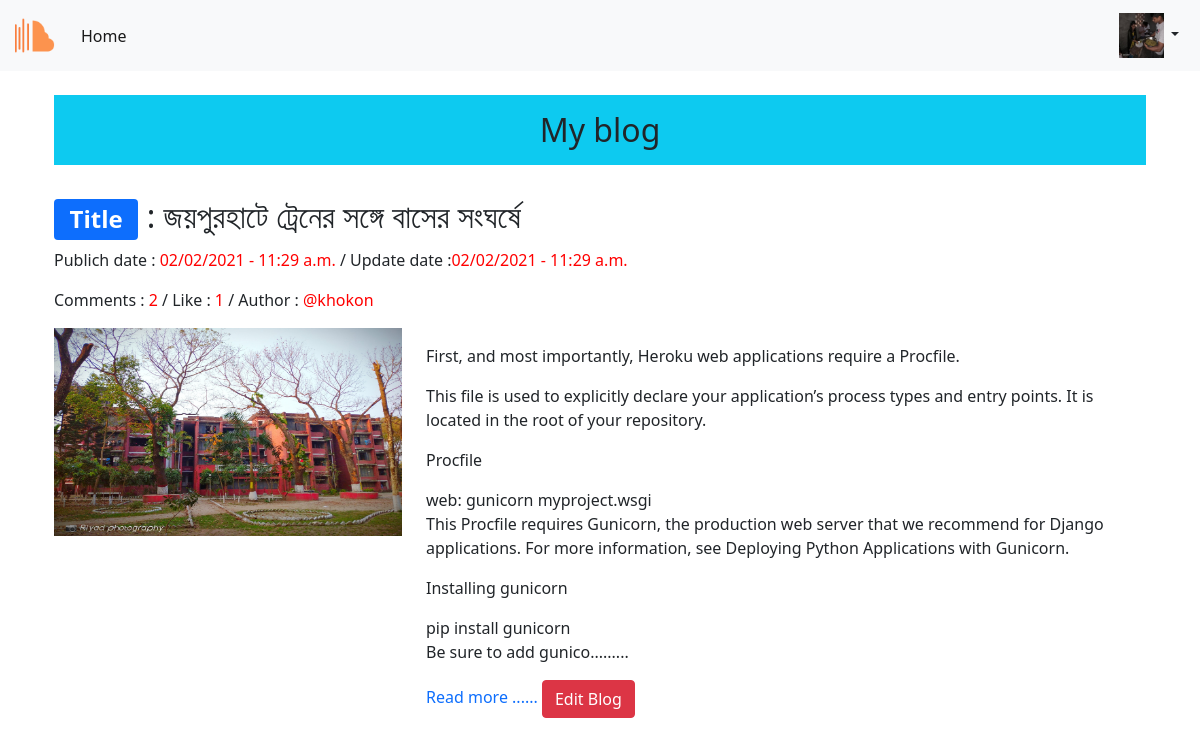
The app's page /post/MyBlogs (signed in) with its own data.
### App_login/models.py (models this page shows)
class UserProfile (models.Model):
    user = models.OneToOneField(User, related_name='user_profile', on_delete=models.CASCADE)
    profile_pic = models.ImageField(upload_to='profile_images')

### App_post/models.py (models this page shows, shortened)
class Blog(models.Model):
    author = models.ForeignKey(User,on_delete=models.CASCADE,related_name='blog_author')
    blog_title = models.CharField(verbose_name='Blog Title', max_length=264)
    blog = models.TextField(verbose_name='Put your mind',)
    blog_img = models.ImageField(upload_to='post_images',verbose_name='Blog Image')
    slug = models.SlugField(max_length=100,unique=True)
    publich_date = models.DateTimeField(auto_now_add=True)
    update_date = models.DateTimeField(auto_now=True)
    class Meta:
        ordering =['-publich_date',]

### App_post/views.py (the view)
# urls.py: path('MyBlogs', views.MyBlogs.as_view(), name='MyBlogs'),
class MyBlogs(LoginRequiredMixin,TemplateView):
    template_name = 'App_post/myblog.html'

### App_post/templatetags/custom_filters.py (called while the page is built)
def range_filter(value):
    return value[0:500]+'.........'

### App_post/templates/App_post/myblog.html
{% extends "base.html" %}{% load custom_filters %}{% block body_block %}
<div class="container p-4">
    <h2 class=" bg-info p-3 "  style="text-align: center;">My blog </h2>
    {% for blog in user.blog_author.all  %}
    <br>
    <h2><span class="badge bg-primary">Title</span> : {{blog.blog_title}}</h2>
    <p>
        Publich date : <span class="time_date">{{blog.publich_date|date:"SHORT_DATE_FORMAT"}} -
            {{blog.publich_date|date:"h:i a"}}</span>
        / Update date
        :<span class="time_date">{{blog.update_date|date:"SHORT_DATE_FORMAT"}} -
            {{blog.update_date|date:"h:i a"}}</span>
    </p>
    <p>
        {% if blog.blog_comment.count == 0 %}
        Comment : <span class="time_date">{{blog.blog_comment.count}}</span>
        {% elif blog.blog_comment.count == 1 %}
        Comment : <span class="time_date">{{blog.blog_comment.count}}</span>
        {% else %}
        Comments : <span class="time_date">{{blog.blog_comment.count}}</span>
        {% endif %}
        / {% if blog.blog_like.count == 0 %}
        Like : <span class="time_date">{{blog.blog_like.count}}</span>
        {% elif blog.blog_like.count == 1 %}
        Like : <span class="time_date">{{blog.blog_like.count}}</span>
        {% else %}
        Likes : <span class="time_date">{{blog.blog_like.count}}</span>
        {% endif %}
        / Author : <span class="time_date"> @{{blog.author}}</span>
    </p>
    <div class="row">
        <div class="col-md-4">
            <img style="width: 100%; height: 13rem;" src="/media/{{blog.blog_img}}" alt="">
        </div>
        <div class="col-md-8">
            <p style="line-height: 1.8rem;">
                {{blog.blog|range_filter|linebreaks}}
                <a href="{% url 'App_post:blog_detiels' slug=blog.slug %}" style="text-decoration: none;">Read more ......</a>
                <a class="btn btn-danger" href="{% url 'App_post:EditBlog' pk=blog.pk %}" style="text-decoration: none;">Edit Blog</a>
            </p>
        </div>
    </div>
    {% endfor %}
</div>
{% endblock body_block %}

### templates/base.html (shortened to what this page needs)
<!DOCTYPE html>
{% load static %}
<html lang="en">
<head>
    <link rel="stylesheet" href="{% static 'css/bootstrap.min.css' %}">
    <link rel="stylesheet" href="{% static 'css/style.css' %}">
    <link rel="stylesheet" href="{% static 'css/all.min.css' %}">
</head>
<body>
    <nav class="navbar navbar-expand-lg navbar-light bg-light">
        <div class="container-fluid">
            <div class="collapse navbar-collapse" id="navbarTogglerDemo01">
                <a class="navbar-brand" href="{% url 'home' %}"><img src="{% static 'img/logo.png' %}" alt=""></a>
                <ul class="navbar-nav me-auto mb-2 mb-lg-0">
                    <li class="nav-item">
                        <a class="nav-link active" aria-current="page" href="{% url 'home' %}">Home</a>
                    </li>
                </ul>
                <form class="d-flex">
                    <div class="dropdown">
                        <button class="btn btn-sm dropdown-toggle" type="button" id="dropdownMenuButton"
                            data-bs-toggle="dropdown" aria-expanded="false">
                            {% if user.user_profile %}
                            <img src="/media/{{user.user_profile.profile_pic}}" alt="">
                            {% else %}
                            <img src="/media/profile_images/default.png">
                            {% endif %}
                        </button>
                    </div>
                </form>
            </div>
        </div>
    </nav>
    {% block body_block %}
    {% endblock body_block %}
</body>
</html>

### static/css/style.css (style rules this page uses)
nav img { width: 45px; height: 45px; }
.time_date { color:red; cursor:pointer; }

### records on screen
Blog: blog_title "জয়পুরহাটে ট্রেনের সঙ্গে বাসের সংঘর্ষে", publich_date "02/02/2021", publich_date "11:29 a.m.", update_date "02/02/2021", update_date "11:29 a.m.", blog_comment.count "2", blog_like.count "1", author "khokon", blog_img (picture), blog|range_filter "First, and most importantly, Heroku web applications require a Procfile. This file is used to explicitly declare your application’s process types and entry points. It is located in the root of your repository. Procfile web: gunicorn myproject.wsgi This Procfile requires Gunicorn, the production web server that we recommend for Django applications. For more information, see Deploying Python Applications with Gunicorn. Installing gunicorn pip install gunicorn Be sure to add gunico........."
